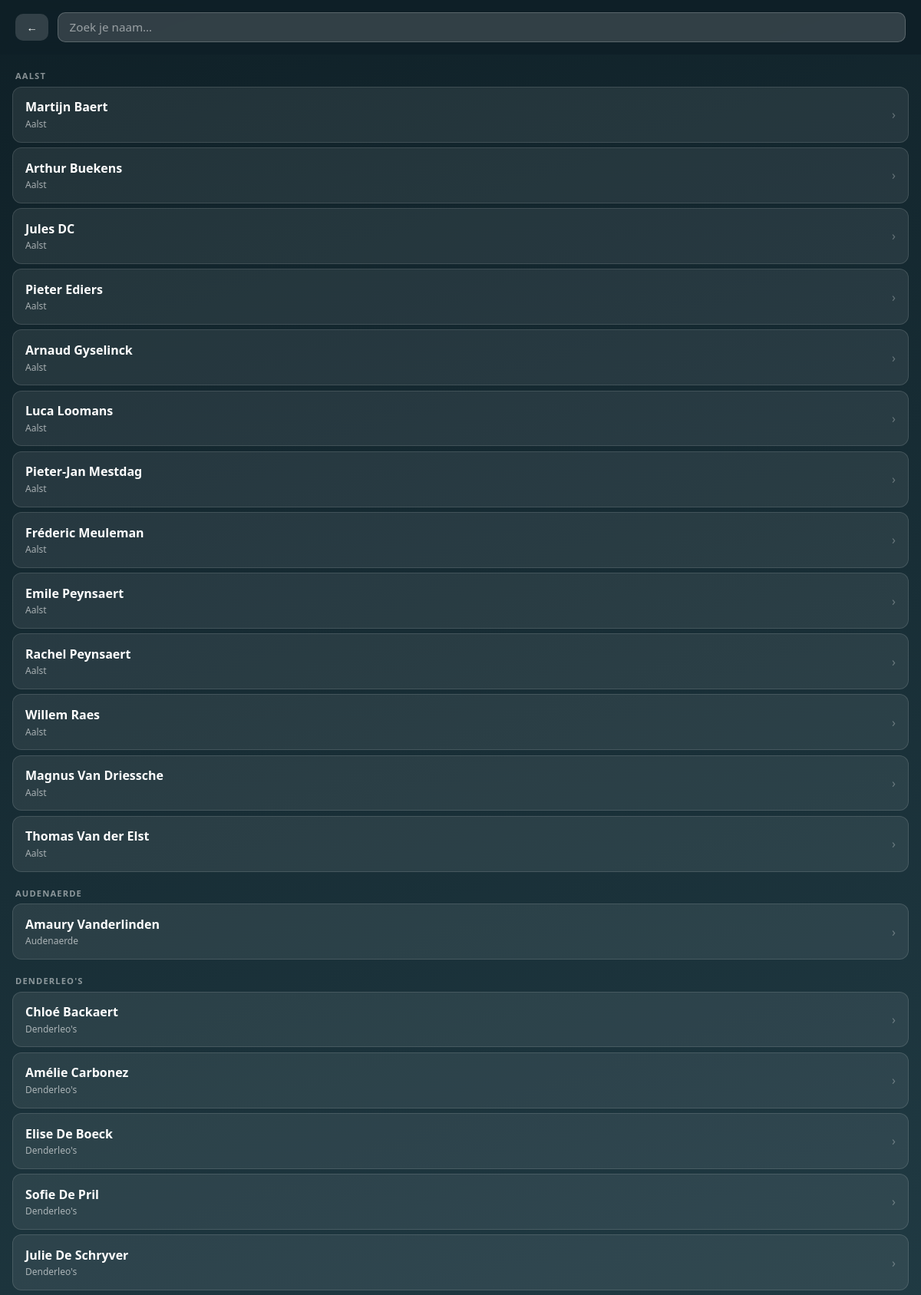
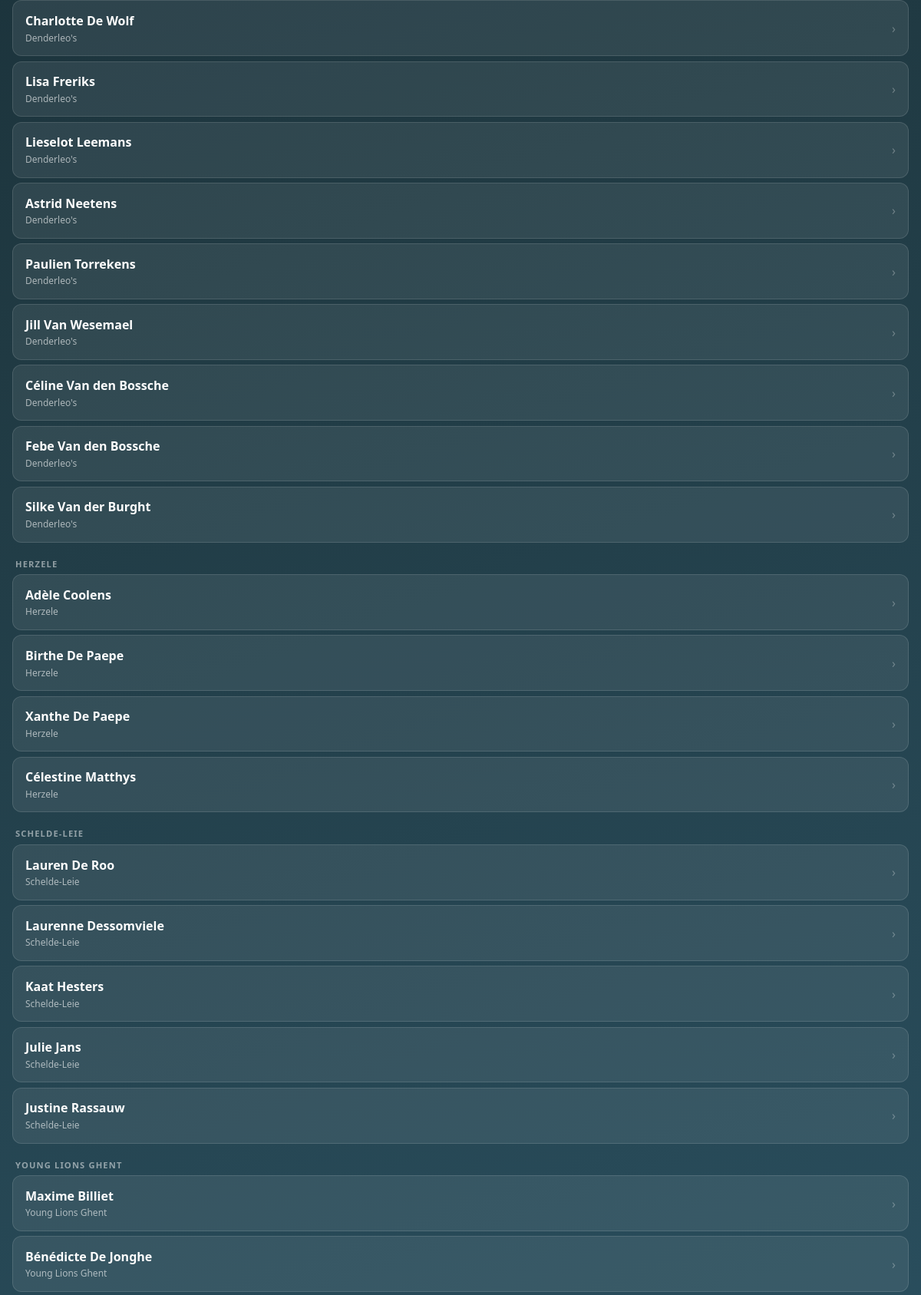
The page /join (upper part) on the database its author committed (2 pictures, top to bottom).
### app.py (models this page shows)
class Participant(db.Model):
    id = db.Column(db.Integer, primary_key=True)
    first_name = db.Column(db.String(50), nullable=False)
    last_name = db.Column(db.String(50), nullable=False)
    club = db.Column(db.String(100), nullable=False)
    team_id = db.Column(db.Integer, db.ForeignKey("team.id"), nullable=True)
    checked_in = db.Column(db.Boolean, default=False)
    session_token = db.Column(db.String(64), nullable=True, unique=True)
    @property
    def full_name(self):
        return f"{self.first_name} {self.last_name}"

### app.py (the view, shortened to what this page needs)
@app.route("/join", methods=["GET", "POST"])
def participant_join():
    participants = Participant.query.order_by(Participant.club, Participant.last_name).all()
    teams = {t.id: t for t in Team.query.all()}
    by_club = {}
    for p in participants:
        by_club.setdefault(p.club, []).append(p)
    return render_template("participant/join.html",
                           by_club=by_club, teams=teams, has_teams=bool(teams))

### templates/participant/join.html (shortened to what this page needs)
<!DOCTYPE html>
<html lang="nl">
<head>
  <link rel="stylesheet" href="https://cdn.jsdelivr.net/npm/bootstrap@5.3.3/dist/css/bootstrap.min.css">
</head>
<body>
<div class="top-bar">
  <a href="{{ url_for('participant_index') }}" class="back-btn">←</a>
  <div class="search-wrap">
    <input type="text" class="search-input" id="searchInput" placeholder="Zoek je naam…" autocomplete="off" autofocus>
  </div>
</div>
<div id="participantList" class="club-section">
  {% for club, members in by_club.items() %}
  <div class="club-header club-label">{{ club }}</div>
  {% for person in members %}
  <div class="person-card {% if person.checked_in %}checked-in{% endif %}"
       data-id="{{ person.id }}"
       data-name="{{ person.full_name }}"
       data-club="{{ person.club }}"
       data-search="{{ (person.full_name ~ ' ' ~ person.club)|lower }}"
       onclick="{% if not person.checked_in %}selectPerson(this){% endif %}">
    <div>
      <div class="person-name">{{ person.full_name }}</div>
      <div class="person-club">{{ person.club }}</div>
    </div>
    {% if person.checked_in %}
    <span class="checkin-badge">✓ al ingelogd</span>
    {% else %}
    <span style="margin-left:auto; color:rgba(255,255,255,.3);">›</span>
    {% endif %}
  </div>
  {% endfor %}
  {% endfor %}
</div>
</body>
</html>

### templates/participant/join.html (style rules this page uses)
* { box-sizing: border-box; }
body { background: linear-gradient(160deg, #0f2027 0%, #203a43 50%, #2c5364 100%); min-height: 100vh; font-family: 'Segoe UI', system-ui, sans-serif; color: #fff; padding-bottom: 6rem; }
.top-bar { display: flex; align-items: center; padding: 1rem 1.25rem; gap: .75rem; position: sticky; top: 0; z-index: 100; background: rgba(15,32,39,.9); backdrop-filter: blur(8px); }
.back-btn { background: rgba(255,255,255,.15); border: none; border-radius: 10px; color: #fff; padding: .4rem .9rem; font-size: .9rem; text-decoration: none; flex-shrink: 0; }
.search-wrap { flex: 1; }
.search-input { width: 100%; background: rgba(255,255,255,.15); border: 1px solid rgba(255,255,255,.2); border-radius: 10px; color: #fff; padding: .45rem .9rem; font-size: .95rem; outline: none; }
.search-input::placeholder { color: rgba(255,255,255,.5); }
.club-section { margin: 0 1rem 1rem; }
.club-header { font-size: .7rem; font-weight: 700; letter-spacing: .1em; text-transform: uppercase; color: rgba(255,255,255,.5); padding: .5rem .25rem .3rem; margin-top: .75rem; }
.person-card { background: rgba(255,255,255,.08); border: 1px solid rgba(255,255,255,.12); border-radius: 12px; padding: .85rem 1rem; margin-bottom: .4rem; display: flex; align-items: center; cursor: pointer; transition: background .15s, border-color .15s; }
.person-name { font-weight: 600; font-size: 1rem; }
.person-club { font-size: .75rem; color: rgba(255,255,255,.6); margin-top: .1rem; }

### rows shown on the page
Participant: club "AALST", full_name "Martijn Baert", club "Aalst"
Participant: full_name "Arthur Buekens", club "Aalst"
Participant: full_name "Jules DC", club "Aalst"
Participant: full_name "Pieter Ediers", club "Aalst"
Participant: full_name "Arnaud Gyselinck", club "Aalst"
Participant: full_name "Luca Loomans", club "Aalst"
Participant: full_name "Pieter-Jan Mestdag", club "Aalst"
Participant: full_name "Fréderic Meuleman", club "Aalst"
Participant: full_name "Emile Peynsaert", club "Aalst"
Participant: full_name "Rachel Peynsaert", club "Aalst"
Participant: full_name "Willem Raes", club "Aalst"
Participant: full_name "Magnus Van Driessche", club "Aalst"
Participant: full_name "Thomas Van der Elst", club "Aalst"
Participant: club "AUDENAERDE", full_name "Amaury Vanderlinden", club "Audenaerde"
Participant: club "DENDERLEO'S", full_name "Chloé Backaert", club "Denderleo's"
Participant: full_name "Amélie Carbonez", club "Denderleo's"
Participant: full_name "Elise De Boeck", club "Denderleo's"
Participant: full_name "Sofie De Pril", club "Denderleo's"
Participant: full_name "Julie De Schryver", club "Denderleo's"
Participant: full_name "Charlotte De Wolf", club "Denderleo's"
Participant: full_name "Lisa Freriks", club "Denderleo's"
Participant: full_name "Lieselot Leemans", club "Denderleo's"
Participant: full_name "Astrid Neetens", club "Denderleo's"
Participant: full_name "Paulien Torrekens", club "Denderleo's"
Participant: full_name "Jill Van Wesemael", club "Denderleo's"
Participant: full_name "Céline Van den Bossche", club "Denderleo's"
Participant: full_name "Febe Van den Bossche", club "Denderleo's"
Participant: full_name "Silke Van der Burght", club "Denderleo's"
Participant: club "HERZELE", full_name "Adèle Coolens", club "Herzele"
Participant: full_name "Birthe De Paepe", club "Herzele"
Participant: full_name "Xanthe De Paepe", club "Herzele"
Participant: full_name "Célestine Matthys", club "Herzele"
Participant: club "SCHELDE-LEIE", full_name "Lauren De Roo", club "Schelde-Leie"
Participant: full_name "Laurenne Dessomviele", club "Schelde-Leie"
Participant: full_name "Kaat Hesters", club "Schelde-Leie"
Participant: full_name "Julie Jans", club "Schelde-Leie"
Participant: full_name "Justine Rassauw", club "Schelde-Leie"
Participant: club "YOUNG LIONS GHENT", full_name "Maxime Billiet", club "Young Lions Ghent"
Participant: full_name "Bénédicte De Jonghe", club "Young Lions Ghent"
